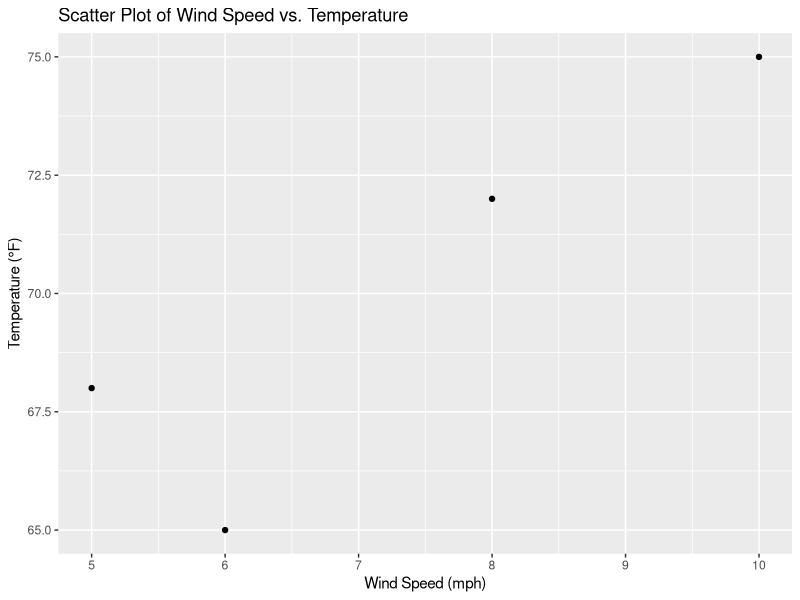
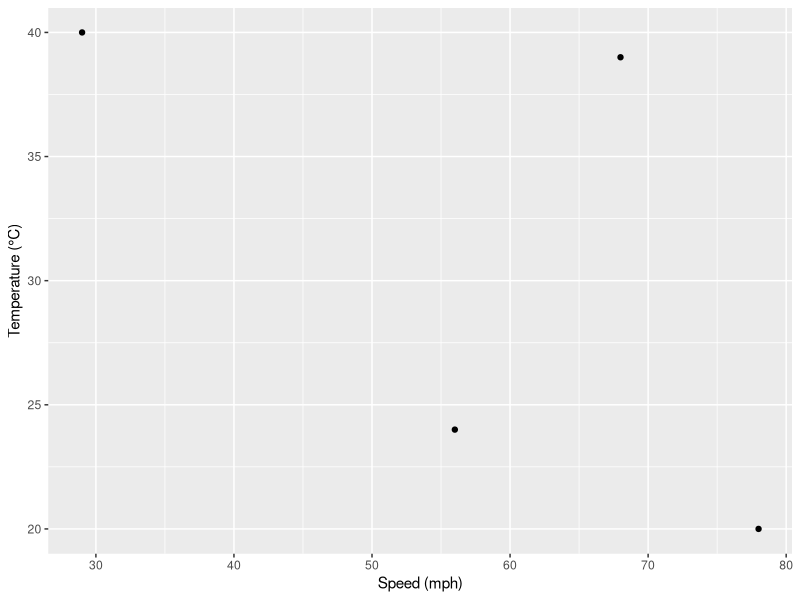

Reproduce these figures in R, in order.
# Sample Weather dataset
Weather <- data.frame(
  Temperature = c(68, 72, 65, 75),
  WindSpeed = c(5, 8, 6, 10)
)

# Selecting using the column number
selected_columns_num <- Weather[, c(1, 2)]  # Corrected column numbers

# Selecting using the column name
selected_columns_name <- Weather[, c("Temperature", "WindSpeed")]

# Creating a scatter plot to compare Wind Speed and Temperature
library(ggplot2)

ggplot(Weather, aes(x = WindSpeed, y = Temperature)) +
  geom_point() +
  labs(x = "Wind Speed (mph)", y = "Temperature (°F)") +
  ggtitle("Scatter Plot of Wind Speed vs. Temperature")


weather = data.frame(
  Temperature = c(39, 24, 20, 40),
  WindSpeed = c(68, 56, 78, 29)
)

# Accessing columns by position
c1 = weather[, c(1, 2)]
print(c1)

# Accessing columns by name
c2 = weather[, c("Temperature", "WindSpeed")]
print(c2)

library(ggplot2)

# Corrected ggplot code
ggplot(weather, aes(x = WindSpeed, y = Temperature)) + 
  geom_point() +
  labs(x = "Speed (mph)", y = "Temperature (°C)")

